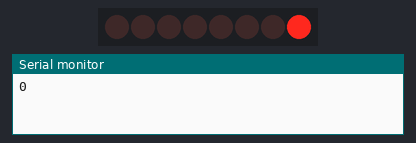
This sketch was run on a simulated Arduino Uno, built with avr-gcc and run on an emulated ATmega328P. Parts: 8 shift-register outputs drawn as a row of LEDs (first output left, lit = HIGH), the last lines printed to the serial monitor. Wiring (inferred from the names in the program): shift register (74HC595): data pin 12; shift clock pin 9; latch pin 11. Wiring (inferred from the signals the program sends): row of LEDs: on Q0, Q1, Q2, Q3, Q4, Q5, Q6, Q7.

Above: at 0.37 s.
At 5.13 s:
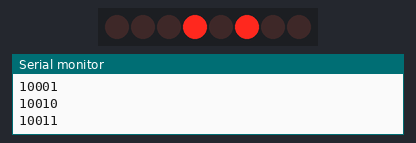
At 10.13 s:
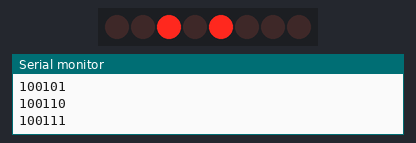
At 19.9 s:
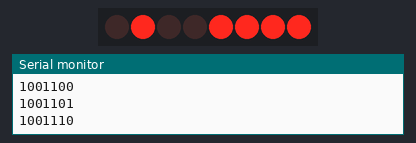
At 29.67 s:
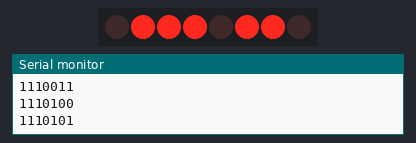
At 39.69 s:
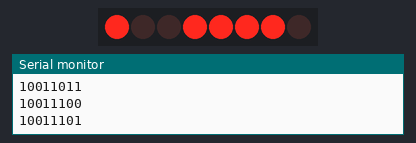
Timing chart, 0 to 40.0 s (numbered marks = the images above):
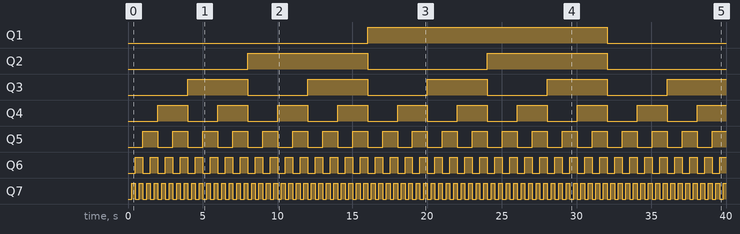

Measured:
- by itself, Q1: LOW → HIGH at 16.0 s, → LOW 16.0 s later
- by itself, Q2: alternates HIGH for 8.0 s and LOW for 8.0 s
- by itself, Q3: alternates HIGH for 4.0 s and LOW for 4.0 s
- by itself, Q4: alternates HIGH for 2.0 s and LOW for 2.0 s
- by itself, Q5: alternates HIGH for 1.0 s and LOW for 1.0 s
- by itself, Q6: alternates HIGH for 0.50 s and LOW for 0.50 s
- by itself, Q7: alternates HIGH for 0.25 s and LOW for 0.25 s

The sketch:

8-Bit-Binary-Counter-with-Shift-Register.ino
```cpp
int latchPin=11;
int clockPin=9;
int dataPin=12;
int dt=250;

byte LED1s=0b00000000;

void setup() {
  pinMode(clockPin,OUTPUT);
  pinMode(latchPin,OUTPUT);
  pinMode(dataPin,OUTPUT);
  Serial.begin(9600);
}

void loop() {
  digitalWrite(latchPin,LOW);
  shiftOut(dataPin,clockPin,LSBFIRST,LED1s);
  digitalWrite(latchPin,HIGH);
  delay(dt);
  Serial.println(LED1s,BIN);
  LED1s=LED1s+1;

  if(LED1s>255){
    LED1s=0;
  }

}
```
